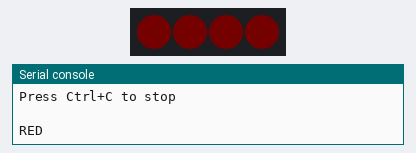
The program below on a simulated ESP32 board running MicroPython. Shown: 4 RGB LEDs in strip order, left to right, the last lines printed to the serial console. Dim RGB values are drawn brighter than linear.

Above: at 0.5 s.
At 2.5 s:
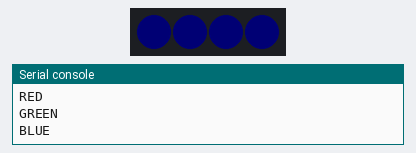
At 3.5 s:
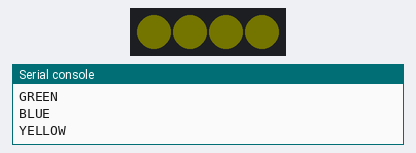
At 4.5 s:
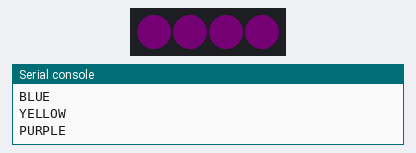
At 6.5 s:
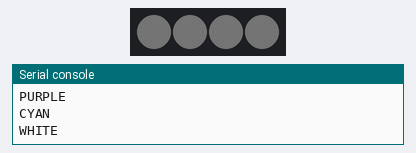
At 8.5 s:
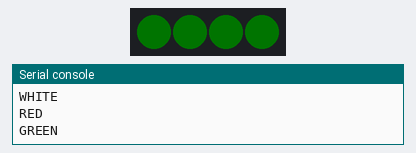
Timing chart, 0 to 9.1 s (numbered marks = the images above):
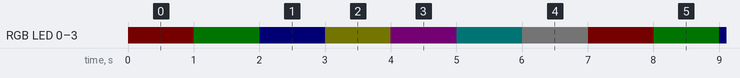

The program:

main.py
```python
# WS2812 RGB LED Test - Make colorful lights!
#
# This is a "smart" LED - it only needs 1 wire for data!
#
# Wiring (keep wires close together!):
#   S (Signal) -> IO15
#   V (Voltage) -> 3.3V (next to IO15)
#   G (Ground)  -> GND (next to IO15)

from machine import Pin
from neopixel import NeoPixel
import time

# Set up the LEDs on GPIO 15
# We have 4 LEDs!
led = NeoPixel(Pin(15), 4)

# BRIGHTNESS: Change this number! (1 = dim, 255 = super bright)
BRIGHTNESS = 1

# This function sets ALL 4 LEDs to the same color
# Each color goes from 0 (off) to 255 (brightest)
def set_color(r, g, b):
    # Make the color dimmer based on BRIGHTNESS
    r = r * BRIGHTNESS // 255
    g = g * BRIGHTNESS // 255
    b = b * BRIGHTNESS // 255
    for i in range(4):       # Loop through all 4 LEDs
        led[i] = (r, g, b)   # Set each one
    led.write()              # Send it to the LEDs!

# Turn off the LED
def off():
    set_color(0, 0, 0)

print("RGB LED Test Starting!")
print("Watch the LED change colors...")
print("Press Ctrl+C to stop")
print()

try:
    while True:
        # RED
        print("RED")
        set_color(255, 0, 0)
        time.sleep(1)

        # GREEN
        print("GREEN")
        set_color(0, 255, 0)
        time.sleep(1)

        # BLUE
        print("BLUE")
        set_color(0, 0, 255)
        time.sleep(1)

        # YELLOW (red + green)
        print("YELLOW")
        set_color(255, 255, 0)
        time.sleep(1)

        # PURPLE (red + blue)
        print("PURPLE")
        set_color(255, 0, 255)
        time.sleep(1)

        # CYAN (green + blue)
        print("CYAN")
        set_color(0, 255, 255)
        time.sleep(1)

        # WHITE (all colors!)
        print("WHITE")
        set_color(255, 255, 255)
        time.sleep(1)

except KeyboardInterrupt:
    print("\nStopping...")
    off()
    print("Done!")
```

Measured:
- by itself, RGB LED 0–3: repeats every 7.0 s: RGB(0, 1, 0) 1.0 s, RGB(0, 0, 1) 1.0 s, RGB(1, 1, 0) 1.0 s, RGB(1, 0, 1) 1.0 s, RGB(0, 1, 1) 1.0 s, RGB(1, 1, 1) 1.0 s, RGB(1, 0, 0) 1.0 s
- by itself, everything shown: repeats every 7.0 s, in 7 steps
